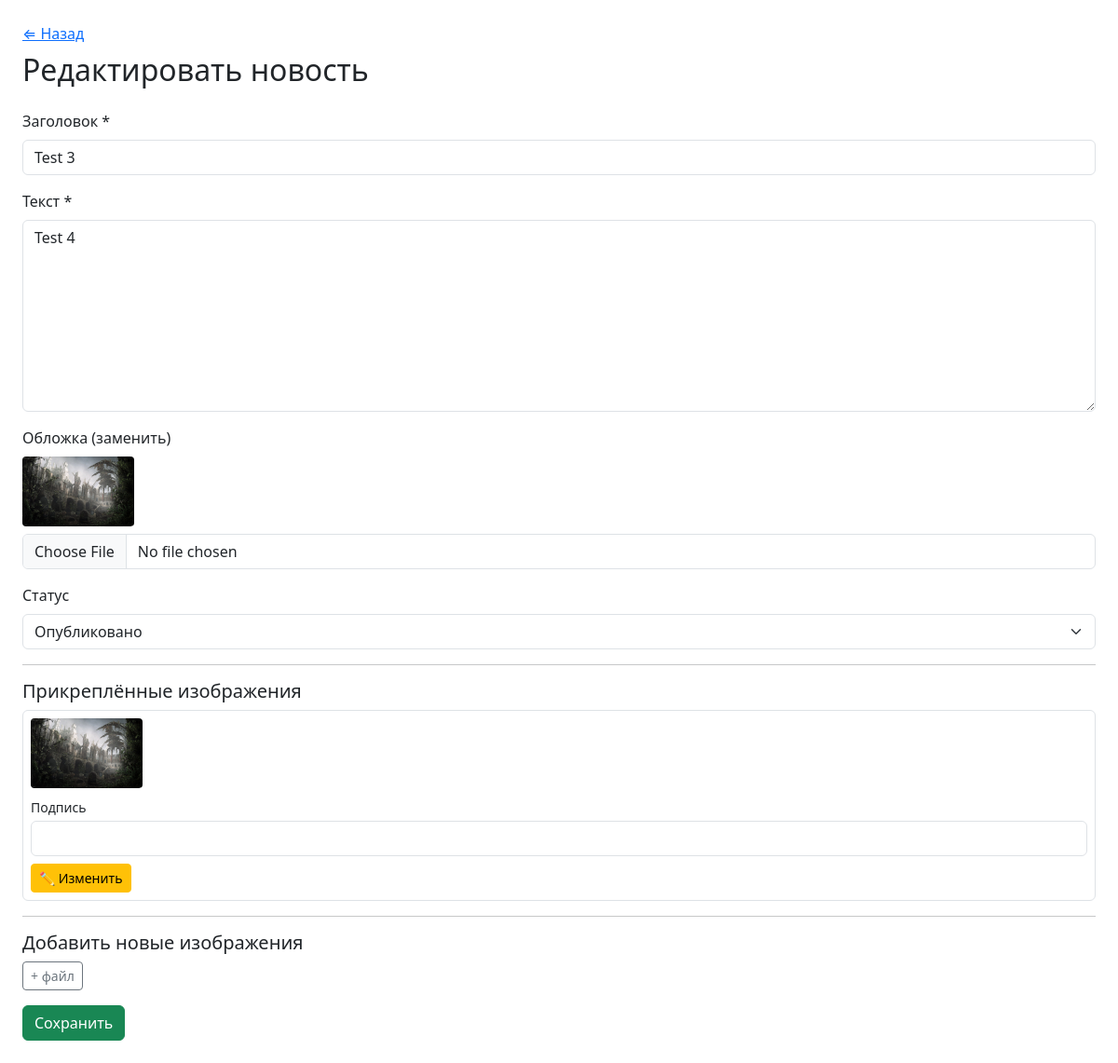
The page /admin/profile/edit.php?id=14 (signed in) on the database its author committed.
### tables this page shows
CREATE TABLE `articles` (
  `id` bigint(20) NOT NULL,
  `title` varchar(150) NOT NULL,
  `body` text NOT NULL,
  `cover_image` varchar(255) DEFAULT NULL,
  `staff_id` int(11) DEFAULT NULL,
  `created_at` datetime NOT NULL DEFAULT CURRENT_TIMESTAMP,
  `updated_at` datetime NOT NULL DEFAULT CURRENT_TIMESTAMP ON UPDATE CURRENT_TIMESTAMP,
  `status` tinyint(1) NOT NULL DEFAULT '0'
);

CREATE TABLE `media_files` (
  `id` bigint(20) NOT NULL,
  `file_url` varchar(255) NOT NULL,
  `caption` varchar(255) DEFAULT NULL,
  `uploaded_at` datetime NOT NULL DEFAULT CURRENT_TIMESTAMP,
  `article_id` bigint(20) DEFAULT NULL
);

### admin/profile/edit.php (the view, shortened to what this page needs)
<?php
$u = $_SESSION['user'] ?? null;
require_once __DIR__.'/../../config.php';
$id = (int)($_GET['id'] ?? 0);
$art = $pdo->prepare("SELECT * FROM articles WHERE id=?"); $art->execute([$id]);
$art = $art->fetch();
$media = $pdo->prepare("
          SELECT id, file_url, caption
            FROM media_files
           WHERE article_id=?
        ORDER BY uploaded_at");
$media->execute([$id]); $media = $media->fetchAll(PDO::FETCH_ASSOC);
?>
<!doctype html>
<html lang="ru">
<head>
<link href="https://cdn.jsdelivr.net/npm/bootstrap@5.3.3/dist/css/bootstrap.min.css" rel="stylesheet">
</head>
<body class="p-4">
<a href="/profile.php?staff_id=<?=$u['staff_id']?>" class="d-block mb-2">&lArr; Назад</a>
<h2 class="mb-4">Редактировать новость</h2>
<form method="post" enctype="multipart/form-data">
 <div class="mb-3"><label class="form-label">Заголовок *</label>
   <input name="title" class="form-control" value="<?=htmlspecialchars($art['title'])?>"></div>
 <div class="mb-3"><label class="form-label">Текст *</label>
   <textarea name="body" rows="8" class="form-control"><?=htmlspecialchars($art['body'])?></textarea></div>
 <div class="mb-3">
    <label class="form-label">Обложка (заменить)</label><br>
    <?php if($art['cover_image']): ?>
      <img src="/<?=$art['cover_image']?>" class="thumb mb-2"><br>
    <?php endif; ?>
    <input type="file" name="cover" class="form-control" accept=".jpg,.jpeg,.png">
 </div>
 <div class="mb-3">
    <label class="form-label">Статус</label>
    <select name="status" class="form-select">
        <option value="published" <?=$art['status']==1?'selected':''?>>Опубликовано</option>
    </select>
 </div>
 <hr><h5 class="mb-2">Прикреплённые изображения</h5>
 <?php foreach($media as $m): $mid=$m['id']; ?>
   <div class="border rounded p-2 mb-2">
      <img src="/<?=$m['file_url']?>" class="thumb mb-2 d-block">
      <div class="mb-2">
         <label class="form-label small mb-1">Подпись</label>
         <input type="text" name="media_existing[<?=$mid?>][caption]" class="form-control"
                value="<?=htmlspecialchars($m['caption'])?>">
      </div>
      <button type="button"
              class="btn btn-warning btn-sm"
              onclick="this.nextElementSibling.classList.toggle('d-none')">
              ✏️ Изменить
      </button>
   </div>
 <?php endforeach; ?>
 <hr><h5 class="mb-2">Добавить новые изображения</h5>
 <button type="button" id="addNew" class="btn btn-outline-secondary btn-sm mb-3">
    + файл
 </button>
 <br><button class="btn btn-success">Сохранить</button>
</form>
</body>
</html>

### admin/profile/edit.php (style rules this page uses)
.thumb { max-width:120px;border-radius:.25rem }

### rows shown on the page
articles: title "Test 3", body "Test 4", cover_image (picture), status "Опубликовано"
media_files: file_url (picture)
